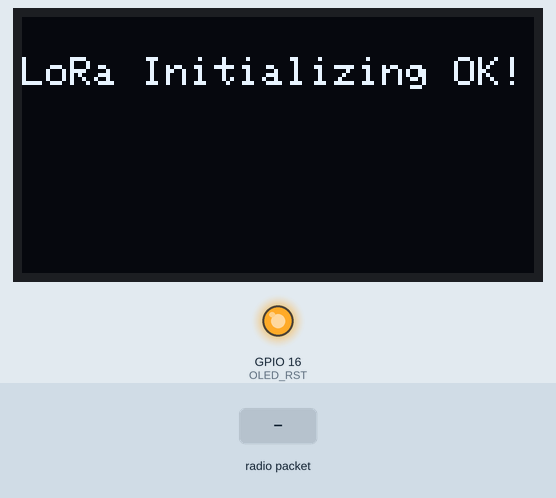
Simulated run of this sketch. Board: ESP32. On the bench: 128×64 one-colour display, output pins drawn as LEDs (lit = HIGH). The inputs (shaded band) are chosen by the test bench. WiFi joins after 1.5 s; servers stay silent unless stated; network time is answered at once with the bench clock; the local clock reads 2024-03-15 10:24:30 at power-on unless the sketch sets it; storage starts empty; no radio packets arrive unless stated; what the sketch prints to the serial monitor is not drawn.

Above: at 0.1 s.
At 4.8 s:
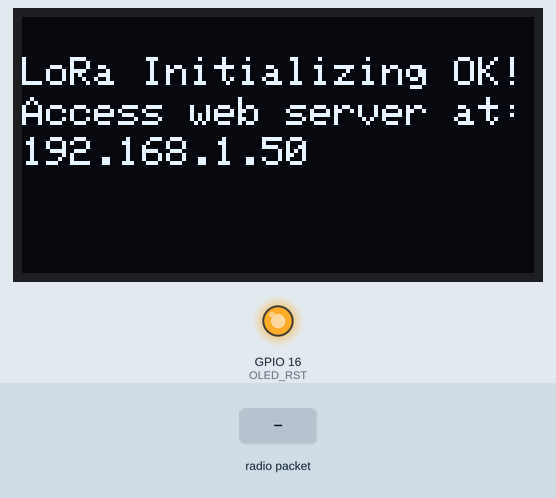
4.9 s: radio packet "T" arrives
At 7.1 s:
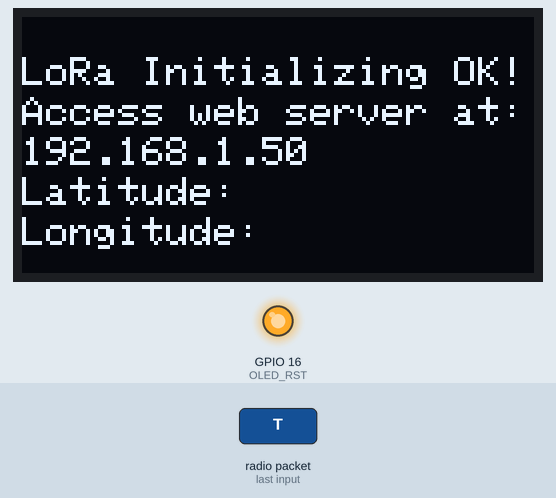
7.4 s: radio packet "1" arrives
Timing chart, 0 to 10.4 s (numbered marks = the images above; inputs shaded):
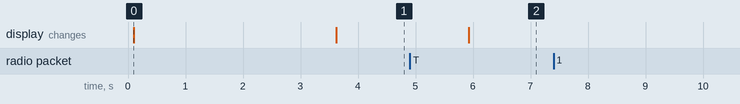

The sketch:

lora-receiver.ino
```cpp
#include <WiFi.h>
#include "ESPAsyncWebServer.h"

#include <string>
#include <SPIFFS.h>

//Libraries for LoRa
#include <SPI.h>
#include <LoRa.h>

//Libraries for OLED Display
#include <Wire.h>
#include <Adafruit_GFX.h>
#include <Adafruit_SSD1306.h>

// Libraries to get time from NTP Server
#include <NTPClient.h>
#include <WiFiUdp.h>

//define the pins used by the LoRa transceiver module
#define SCK 5
#define MISO 19
#define MOSI 27
#define SS 18
#define RST 14
#define DIO0 26

//433E6 for Asia
//866E6 for Europe
//915E6 for North America
#define BAND 433E6

//OLED pins
#define OLED_SDA 4
#define OLED_SCL 15
#define OLED_RST 16
#define SCREEN_WIDTH 128  // OLED display width, in pixels
#define SCREEN_HEIGHT 64  // OLED display height, in pixels

// Replace with your network credentials
const char *ssid = "Galaxy A305393";
const char *password = "03258769p";

// Define NTP Client to get time
WiFiUDP ntpUDP;
NTPClient timeClient(ntpUDP);

// Variables to save date and time
String formattedDate;
String day;
String hour;
String timestamp;


// Initialize variables to get and save LoRa data
int rssi;
String loRaMessage;
String latitude;
String longitude;

// Create AsyncWebServer object on port 80
AsyncWebServer server(80);

Adafruit_SSD1306 display(SCREEN_WIDTH, SCREEN_HEIGHT, &Wire, OLED_RST);

//Initialize OLED display
void startOLED() {
  //reset OLED display via software
  pinMode(OLED_RST, OUTPUT);
  digitalWrite(OLED_RST, LOW);
  delay(20);
  digitalWrite(OLED_RST, HIGH);

  //initialize OLED
  Wire.begin(OLED_SDA, OLED_SCL);
  if (!display.begin(SSD1306_SWITCHCAPVCC, 0x3c, false, false)) {  // Address 0x3C for 128x32
    Serial.println(F("SSD1306 allocation failed"));
    for (;;)
      ;  // Don't proceed, loop forever
  }
  display.clearDisplay();
  display.setTextColor(WHITE);
  display.setTextSize(1);
  display.setCursor(0, 0);
  display.print("LORA SENDER");
}

//Initialize LoRa module
void startLoRA() {
  int counter;
  //SPI LoRa pins
  SPI.begin(SCK, MISO, MOSI, SS);
  //setup LoRa transceiver module
  LoRa.setPins(SS, RST, DIO0);

  while (!LoRa.begin(BAND) && counter < 10) {
    Serial.print(".");
    counter++;
    delay(500);
  }
  if (counter == 10) {
    // Increment readingID on every new reading
    Serial.println("Starting LoRa failed!");
  }
  Serial.println("LoRa Initialization OK!");
  display.setCursor(0, 10);
  display.clearDisplay();
  display.print("LoRa Initializing OK!");
  display.display();
  delay(2000);
}

void connectWiFi() {
  // Connect to Wi-Fi network with SSID and password
  Serial.print("Connecting to ");
  Serial.println(ssid);
  WiFi.begin(ssid, password);
  while (WiFi.status() != WL_CONNECTED) {
    delay(500);
    Serial.print(".");
  }
  // Print local IP address and start web server
  Serial.println("");
  Serial.println("WiFi connected.");
  Serial.println("IP address: ");
  Serial.println(WiFi.localIP());
  display.setCursor(0, 20);
  display.print("Access web server at: ");
  display.setCursor(0, 30);
  display.print(WiFi.localIP());
  display.display();
}

// Read LoRa packet and get the sensor readings
void getLoRaData() {
  Serial.print("LoRa packet received: ");

  // Read LoRa packet
  while (LoRa.available()) {
    loRaMessage = LoRa.readString();
  }
  // Print LoRa packet (optional)
  Serial.print(loRaMessage);


  // Get RSSI
  rssi = LoRa.packetRssi();
  Serial.print(" with RSSI ");
  Serial.println(rssi);
}

// Function to get date and time from NTPClient
void getTimeStamp() {
  while (!timeClient.update()) {
    timeClient.forceUpdate();
  }
  // The formattedDate comes with the following format:
  // 2018-05-28T16:00:13Z
  // We need to extract date and time
  formattedDate = timeClient.getFormattedDate();
  Serial.println(formattedDate);

  // Extract date
  int splitT = formattedDate.indexOf("T");
  day = formattedDate.substring(0, splitT);
  Serial.println(day);
  // Extract time
  hour = formattedDate.substring(splitT + 1, formattedDate.length() - 1);
  Serial.println(hour);
  timestamp = day + " " + hour;
}

// // Function to split LoRa data and extract latitude and longitude
void extractLocation() {
  // Ensure LoRaData is populated before processing
  if (loRaMessage.isEmpty()) {
    Serial.println("LoRa data not received yet");
    return;
  }

  // $GPGGA,114135.00,2002.5009,N,09952.9638,E,1,05,2.0,381.5,M,,M,,*76
  latitude = loRaMessage.substring(17,26);
  longitude = loRaMessage.substring(29,39);
  // display.clearDisplay();
  display.setCursor(0, 40);
  display.print("Latitude: ");
  display.print(latitude);
  display.setCursor(0, 50);
  display.print("Longitude: ");
  display.print(longitude);
  display.display();
}

const char *index_html = "<!DOCTYPE html><html lang='en'><head><meta charset='UTF-8' /><meta name='viewport' content='width=device-width, initial-scale=1.0' /><title>Location</title></head><body><header><h2>ESP32 (LoRa + Server)</h2><p><strong>Last received packet:<br /><span id='timestamp'>%TIMESTAMP%</span></strong></p><p>LoRa RSSI: <span id='rssi'>%RSSI%</span></p></header><main><p>Locations: <span id='locations'>%LOCATIONS%</span></p></main><script>setInterval(updateValues, 10000, 'rssi');setInterval(updateValues, 10000, 'timestamp');setInterval(updateValues, 10000, 'locations');function updateValues(value) {var xhttp = new XMLHttpRequest();xhttp.onreadystatechange = function () {if (this.readyState == 4 && this.status == 200) {document.getElementById(value).innerHTML = this.responseText;}};xhttp.open('GET', '/' + value, true);xhttp.send();}</script></body></html>";
void setup() {
  // Initialize Serial Monitor
  Serial.begin(115200);
  startOLED();
  startLoRA();
  connectWiFi();
  SPIFFS.begin();
  if (!SPIFFS.begin()) {
    Serial.println("An Error has occurred while mounting SPIFFS");
    return;
  }
  // Route for root / web page
  server.on("/", HTTP_GET, [](AsyncWebServerRequest *request) {
    request->send(200, "text/html", index_html);
  });

  server.on("/locations", HTTP_GET, [](AsyncWebServerRequest *request) {
    AsyncWebServerResponse *response = request->beginResponse(200);
    response->addHeader("Access-Control-Allow-Origin", "*");
    response->addHeader("Access-Control-Allow-Methods", "GET, POST, PUT, DELETE, OPTIONS");
    response->addHeader("Access-Control-Allow-Headers", "Content-Type");
    String location = latitude + " " +longitude ;

    // Send the combined string as the response
    request->send(200, "text/plain", location);
  });
  // server.on("/humidity", HTTP_GET, [](AsyncWebServerRequest *request) {
  //   request->send_P(200, "text/plain", humidity.c_str());
  // });
  // server.on("/pressure", HTTP_GET, [](AsyncWebServerRequest *request) {
  //   request->send_P(200, "text/plain", pressure.c_str());
  // });


  server.on("/timestamp", HTTP_GET, [](AsyncWebServerRequest *request) {
    request->send_P(200, "text/plain", timestamp.c_str());
  });
  server.on("/rssi", HTTP_GET, [](AsyncWebServerRequest *request) {
    request->send_P(200, "text/plain", String(rssi).c_str());
  });
  // server.on("/winter", HTTP_GET, [](AsyncWebServerRequest *request) {
  //   request->send(SPIFFS, "/winter.jpg", "image/jpg");
  // });
  // Start server
  server.begin();

  // Initialize a NTPClient to get time
  timeClient.begin();
  // Set offset time in seconds to adjust for your timezone, for example:
  // GMT +1 = 3600
  // GMT +8 = 28800
  // GMT -1 = -3600
  // GMT 0 = 0
  timeClient.setTimeOffset(0);
}

void loop() {
  // Check if there are LoRa packets available
  int packetSize = LoRa.parsePacket();
  if (packetSize) {
    getLoRaData();
    extractLocation();
    getTimeStamp();
  }
}
```

Measured:
- after the input at 4.9 s, the display: changes after 1.0 s (image 2)
- after the input at 7.4 s, every drawn part: stays the same
- what the display in image 0 shows lasts 3.5 s, from 0.1 s to 3.6 s
